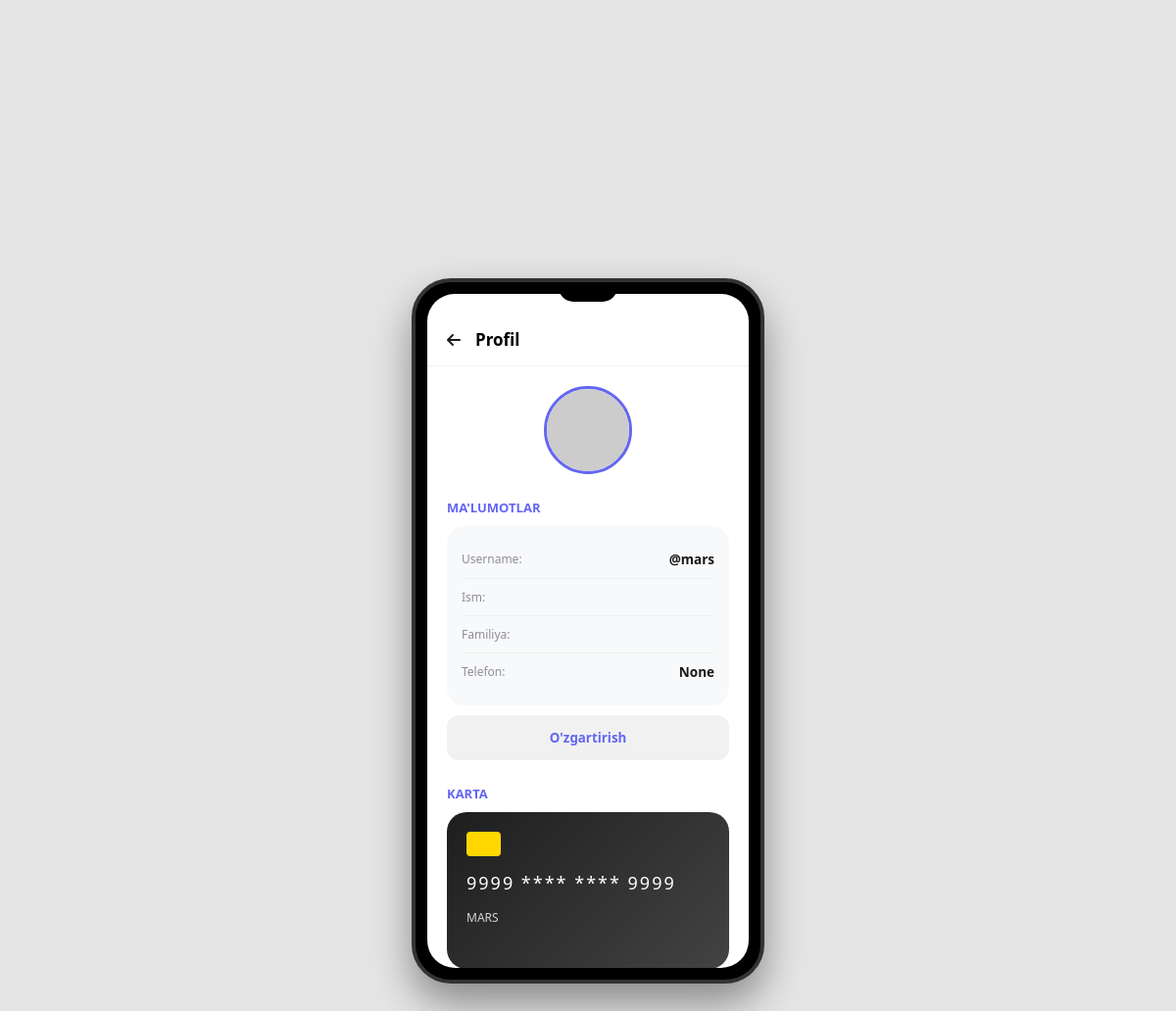
The app's page /shaxsiy_malumot/ (signed in) with its own data.
### app/models.py (models this page shows, shortened)
class Users(AbstractUser):
    class UserTypes(models.TextChoices):
        Admin = 'Admin', 'Admin'
        CLENT = 'Clent', 'Mijoz'
    avatar = models.ImageField(upload_to='avatar/', blank=True, null=True)
    user_type = models.CharField(max_length=500, choices=UserTypes.choices, default=UserTypes.CLENT)
    phone = models.CharField(max_length=50, blank=True, null=True)

class BaseCreatedModel(models.Model):
    created_at = models.DateTimeField(auto_now_add=True)
    updated_at = models.DateTimeField(auto_now=True)
    class Meta:
        abstract = True

class User_carts(BaseCreatedModel):
    karta_nomer = models.CharField(max_length=19)
    cart_egasi = models.ForeignKey(Users, on_delete=models.CASCADE, related_name='banks_carts')
    muddat = models.CharField(max_length=5)
    cvv = models.CharField(max_length=3)
    @property
    def masked_number(self):
        clean_number = self.karta_nomer.replace(" ", "")
        if len(clean_number) >= 16:
            return f"{clean_number[:4]} **** **** {clean_number[-4:]}"
        return clean_number

### app/views.py (the view)
# urls.py: path('shaxsiy_malumot/', shaxsiy_malumot, name='shaxsiy_malumotlar_user'),
def shaxsiy_malumot(request):
    saved_card = User_carts.objects.filter(cart_egasi=request.user).first()
    return render(request, 'userlar/shaxsiy_malumot.html', {
        'saved_card': saved_card,
    })

### app/context_processors.py (called while the page is built)
def cart_item_count(request):
    count = 0
    if request.user.is_authenticated:
        count = ShopingModel.objects.filter(user=request.user).count()
    return {'cart_item_count': count}

### templates/userlar/shaxsiy_malumot.html (shortened to what this page needs)
<!DOCTYPE html>
<html lang="uz">
<head>
  <link rel="stylesheet" href="https://cdnjs.cloudflare.com/ajax/libs/font-awesome/6.4.0/css/all.min.css" />
</head>
<body>
  <div class="phone">
    <div class="notch"></div>
    <div class="screen">
      <div class="top-header">
        <a href="{% url 'profile' %}"><i class="fa-solid fa-arrow-left"></i></a>
        <h2 style="font-size: 17px;">Profil</h2>
      </div>
      <div class="content">
        <div class="avatar-wrapper">
          <img src="https://ui-avatars.com/api/?name={{ request.user.username }}&background=6366f1&color=fff" class="avatar-static" alt="User">
        </div>
        <div class="section-title">Ma'lumotlar</div>
        <div class="info-card">
          <div class="info-row"><span class="label-text">Username:</span><span class="value-text">@{{ request.user.username }}</span></div>
          <div class="info-row"><span class="label-text">Ism:</span></div>
          <div class="info-row"><span class="label-text">Familiya:</span></div>
          <div class="info-row"><span class="label-text">Telefon:</span><span class="value-text">{{ request.user.phone }}</span></div>
        </div>
        <button class="btn-toggle" onclick="toggleEdit('userEdit')">
           O'zgartirish
        </button>
        <div class="section-title">Karta</div>
        <div class="bank-card-visual">
          <div style="width: 35px; height: 25px; background: #ffd700; border-radius: 4px;"></div>
          <span class="card-num-v">{% if saved_card %}{{ saved_card.masked_number }}{% else %}8600 **** **** 9012{% endif %}</span>
          <div style="font-size: 12px; opacity: 0.8;">{{ request.user.username|upper }}</div>
        </div>
      </div>
    </div>
  </div>
</body>
</html>

### templates/userlar/shaxsiy_malumot.html (style rules this page uses)
* { margin: 0; padding: 0; box-sizing: border-box; font-family: 'Segoe UI', sans-serif; }
body { background: #e5e5e5; display: flex; justify-content: center; align-items: center; min-height: 100vh; }
.phone { width: 360px; height: 720px; background: #000; border-radius: 40px; padding: 12px; box-shadow: 0 20px 40px rgba(0,0,0,0.4); position: relative; border: 4px solid #333; }
.screen { width: 100%; height: 100%; background: #ffffff; border-radius: 28px; overflow: hidden; position: relative; display: flex; flex-direction: column; }
.notch { width: 60px; height: 20px; background: #000; position: absolute; top: 0; left: 50%; transform: translateX(-50%); border-bottom-left-radius: 15px; border-bottom-right-radius: 15px; z-index: 110; }
.top-header { padding: 35px 20px 15px; display: flex; align-items: center; gap: 15px; border-bottom: 1px solid #f1f1f2; }
.top-header a { color: #1a1a1a; text-decoration: none; }
.content { flex: 1; padding: 20px; overflow-y: auto; scrollbar-width: none; }
.avatar-wrapper { text-align: center; margin-bottom: 20px; }
.avatar-static { width: 90px; height: 90px; border-radius: 50%; object-fit: cover; border: 3px solid #6366f1; }
.section-title { font-size: 13px; font-weight: 800; color: #6366f1; margin: 15px 0 10px; text-transform: uppercase; }
.info-card { background: #f8f9fa; padding: 15px; border-radius: 18px; margin-bottom: 10px; }
.info-row { display: flex; justify-content: space-between; padding: 10px 0; border-bottom: 1px solid #eee; }
.info-row:last-child { border: none; }
.label-text { color: #8e8e93; font-size: 12px; }
.value-text { color: #1a1a1a; font-size: 13.5px; font-weight: 600; }
.bank-card-visual { width: 100%; height: 160px; background: linear-gradient(135deg, #1e1e1e 0%, #434343 100%); border-radius: 20px; padding: 20px; color: white; margin-bottom: 15px; }
.card-num-v { font-size: 18px; letter-spacing: 2px; margin: 15px 0; display: block; }
.btn-toggle { width: 100%; padding: 14px; background: #f1f1f2; color: #6366f1; border: none; border-radius: 12px; font-weight: 700; cursor: pointer; margin-bottom: 10px; }

### records on screen
Users: user.username "mars", user.phone "None", user.username "MARS"
User_carts: masked_number "9999 **** **** 9999"
